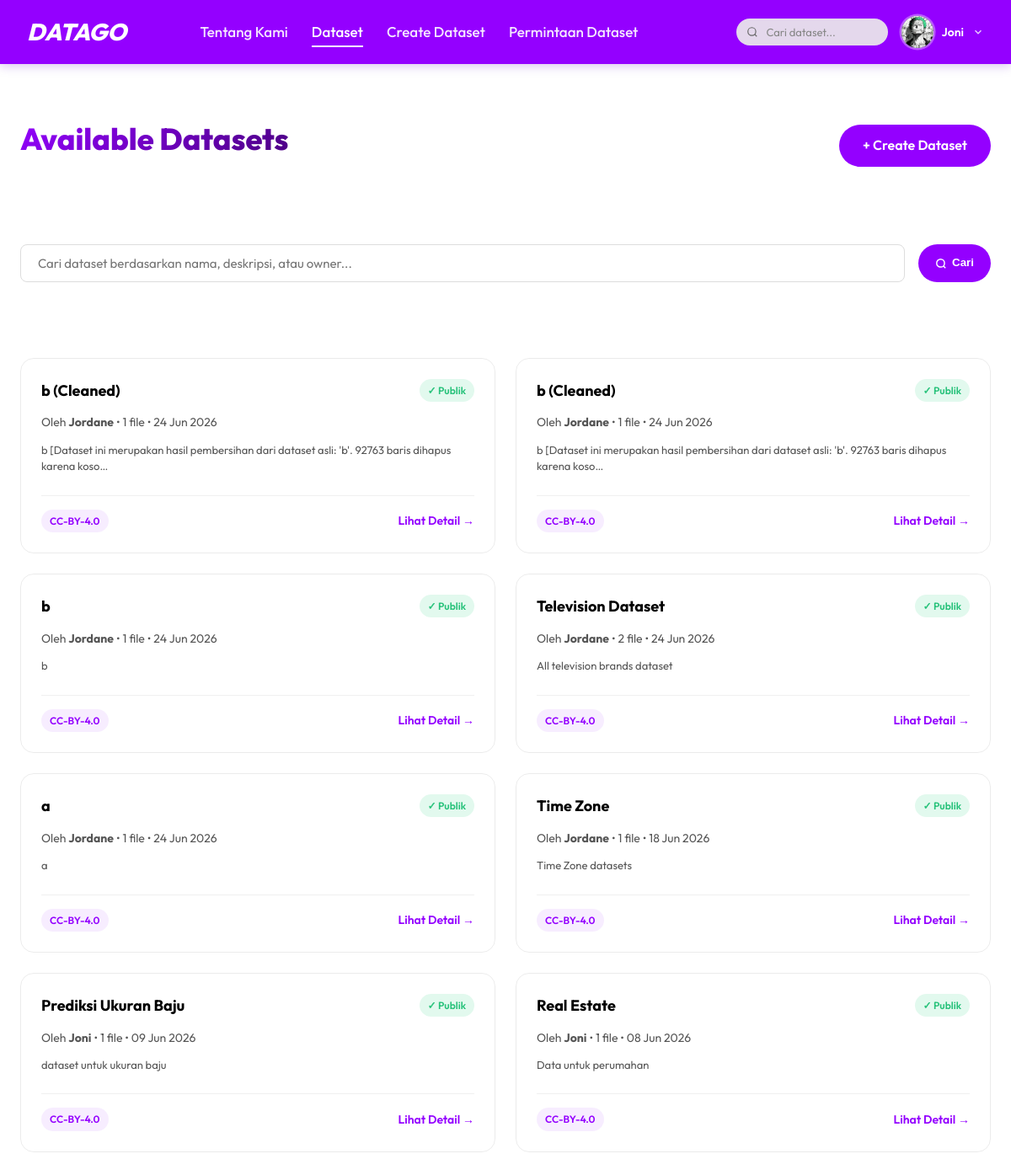
Page /datasets/ (signed in) on the committed database.
### core/models.py (models this page shows, shortened)
class Dataset(models.Model):
    VISIBILITY_CHOICES = [
        ('public',  'Public'),
        ('private', 'Private'),
    ]
    owner       = models.ForeignKey(User, on_delete=models.CASCADE,
                                    related_name='datasets')
    title       = models.CharField(max_length=255)
    description = models.TextField(blank=True, default='')
    visibility  = models.CharField(max_length=10, choices=VISIBILITY_CHOICES,
                                   default='public')
    license     = models.CharField(max_length=100, blank=True, default='CC-BY-4.0')
    created_at  = models.DateTimeField(auto_now_add=True)
    updated_at  = models.DateTimeField(auto_now=True)
    download_count = models.IntegerField(default=0)

### core/views.py (the view, shortened to what this page needs)
# urls.py: path('datasets/', views.datasets, name='datasets'),
def datasets(request):
    query = request.GET.get('q', '').strip()
    if request.user.is_authenticated:
        qs = Dataset.objects.filter(
            Q(visibility='public') | Q(owner=request.user)
        ).distinct()
    else:
        qs = Dataset.objects.filter(visibility='public')
    qs = qs.select_related('owner').prefetch_related('files').order_by('-created_at')
    return render(request, 'core/datasets.html', {
        'datasets':        qs,
        'search_query':    query,
        'avatar_color':    get_avatar_color(request),
        'profile_picture': get_profile_picture(request.user) if request.user.is_authenticated else None,
    })

### core/views.py (called while the page is built)
def get_avatar_color(request):
    if 'avatar_color' not in request.session:
        request.session['avatar_color'] = random.choice(AVATAR_COLORS)
    return request.session['avatar_color']

def get_profile_picture(user):
    try:
        return user.profile.profile_picture
    except UserProfile.DoesNotExist:
        return None

### core/templates/core/datasets.html (shortened to what this page needs)
{% extends 'core/base.html' %}
{% block content %}
<div class="page-container">
    <div class="header-row">
        <div>
            <h1 class="page-headline">Available Datasets</h1>
        </div>
        <a href="{% url 'create_dataset' %}" class="btn-primary">+ Create Dataset</a>
    </div>
    <form class="filters-bar" method="GET" action="{% url 'datasets' %}">
        <input type="text" id="dataset-filter" name="q"
               value="{{ search_query }}"
               placeholder="Cari dataset berdasarkan nama, deskripsi, atau owner..."
               class="filter-input" autocomplete="off">
        <button type="submit" class="btn-primary" style="white-space:nowrap; padding:12px 20px;">
            <svg viewBox="0 0 24 24" fill="none" stroke="currentColor" stroke-width="2.5"
                 style="width:14px;height:14px;display:inline-block;vertical-align:middle;margin-right:6px">
                <circle cx="11" cy="11" r="8"/><line x1="21" y1="21" x2="16.65" y2="16.65"/>
            </svg>Cari
        </button>
    </form>
    <div class="datasets-grid">
        {% for dataset in datasets %}
        <a href="{% url 'dataset_detail' dataset.pk %}" class="dataset-card dataset-card-link">
            <div class="dataset-badge {% if dataset.visibility == 'private' %}badge-private{% endif %}">
                {% if dataset.visibility == 'private' %}🔒 Pribadi{% else %}✓ Publik{% endif %}
            </div>
            <h3 class="dataset-name">{{ dataset.title }}</h3>
            <p class="dataset-meta">
                Oleh <strong>{{ dataset.owner.first_name|default:dataset.owner.username }}</strong>
                &bull; {{ dataset.files.count }} file
                &bull; {{ dataset.created_at|date:"d M Y" }}
            </p>
            {% if dataset.description %}
            <p class="dataset-desc-preview">{{ dataset.description|truncatechars:100 }}</p>
            {% endif %}
            <div class="dataset-footer">
                <span class="ds-license-tag">{{ dataset.license|default:"No License" }}</span>
                <span class="btn-card-action">Lihat Detail →</span>
            </div>
        </a>
        {% endfor %}
    </div>
</div>
{% endblock %}

### core/templates/core/base.html (shortened to what this page needs)
{% load static %}
<!DOCTYPE html>
<html lang="id">
<head>
    <link rel="stylesheet" href="{% static 'css/style.css' %}">
</head>
<body>
    <header class="app-header">
        <div class="header-container">
            <a href="{% url 'home' %}" class="logo">DATAGO</a>
            <nav class="nav-links">
                <a href="{% url 'about' %}"
                    class="{% if request.resolver_match.url_name == 'about' %}active{% endif %}">Tentang Kami</a>
                <a href="{% url 'datasets' %}"
                    class="{% if request.resolver_match.url_name == 'datasets' %}active{% endif %}">Dataset</a>
                <a href="{% url 'create_dataset' %}"
                    class="{% if request.resolver_match.url_name == 'create_dataset' %}active{% endif %}">Create
                    Dataset</a>
                <a href="{% url 'dataset_requests' %}"
                    class="{% if request.resolver_match.url_name == 'dataset_requests' %}active{% endif %}">Permintaan Dataset</a>
            </nav>
            <div class="header-actions">
                <div class="search-bar">
                    <input type="text" id="global-search-input" placeholder="Cari dataset..."
                           autocomplete="off">
                </div>
                {% if user.is_authenticated %}
                <div class="profile-wrapper" id="profileWrapper">
                    <div class="avatar-circle" style="background-color: {{ avatar_color }};" title="Menu profil">
                        {% if profile_picture %}
                            <img src="{{ profile_picture.url }}" alt="Profil" class="cp-avatar-img">
                        {% else %}
                            <svg class="avatar-icon" viewBox="0 0 24 24" fill="white"
                                 xmlns="http://www.w3.org/2000/svg">
                                <path d="M12 12C14.7614 12 17 9.76142 17 7C17 4.23858 14.7614 2 12 2C9.23858 2 7 4.23858 7 7C7 9.76142 9.23858 12 12 12Z"/>
                                <path d="M12 14C7.03 14 3 16.69 3 20V22H21V20C21 16.69 16.97 14 12 14Z"/>
                            </svg>
                        {% endif %}
                    </div>
                    <span class="profile-name">{{ user.first_name|default:user.username }}</span>
                    <svg class="profile-chevron" viewBox="0 0 24 24" fill="none" stroke="currentColor" stroke-width="2.5" xmlns="http://www.w3.org/2000/svg">
                        <polyline points="6 9 12 15 18 9"></polyline>
                    </svg>
                </div>
                {% else %}
                <a href="{% url 'signin' %}" class="btn-signin">Masuk / Sign Up</a>
                {% endif %}
            </div>
        </div>
    </header>
    <main class="main-content">
        {% block content %}
        {% endblock %}
    </main>
</body>
</html>

### core/templates/core/datasets.html (style rules this page uses)
.dataset-card-link { text-decoration: none; color: inherit; cursor: pointer; display: flex; flex-direction: column; }
.dataset-desc-preview { font-size: 13px; color: var(--text-muted); line-height: 1.5; flex: 1; }
.ds-license-tag { background: rgba(148,0,255,0.07); color: var(--primary-color); font-size: 12px; font-weight: 600; padding: 4px 10px; border-radius: 20px; }

### rows in the picture
Dataset: visibility "✓ Publik", title "b (Cleaned)", owner.first_name "Jordane", files.count "1", created_at "24 Jun 2026", description "b [Dataset ini merupakan hasil pembersihan dari dataset asli: 'b'. 92763 baris dihapus karena koso…", license "CC-BY-4.0"
Dataset: visibility "✓ Publik", title "b (Cleaned)", owner.first_name "Jordane", files.count "1", created_at "24 Jun 2026", description "b [Dataset ini merupakan hasil pembersihan dari dataset asli: 'b'. 92763 baris dihapus karena koso…", license "CC-BY-4.0"
Dataset: visibility "✓ Publik", title "b", owner.first_name "Jordane", files.count "1", created_at "24 Jun 2026", description "b", license "CC-BY-4.0"
Dataset: visibility "✓ Publik", title "Television Dataset", owner.first_name "Jordane", files.count "2", created_at "24 Jun 2026", description "All television brands dataset", license "CC-BY-4.0"
Dataset: visibility "✓ Publik", title "a", owner.first_name "Jordane", files.count "1", created_at "24 Jun 2026", description "a", license "CC-BY-4.0"
Dataset: visibility "✓ Publik", title "Time Zone", owner.first_name "Jordane", files.count "1", created_at "18 Jun 2026", description "Time Zone datasets", license "CC-BY-4.0"
Dataset: visibility "✓ Publik", title "Prediksi Ukuran Baju", owner.first_name "Joni", files.count "1", created_at "09 Jun 2026", description "dataset untuk ukuran baju", license "CC-BY-4.0"
Dataset: visibility "✓ Publik", title "Real Estate", owner.first_name "Joni", files.count "1", created_at "08 Jun 2026", description "Data untuk perumahan", license "CC-BY-4.0"

### other values in the picture
{{ user.first_name|default:user.username }} "Joni"
